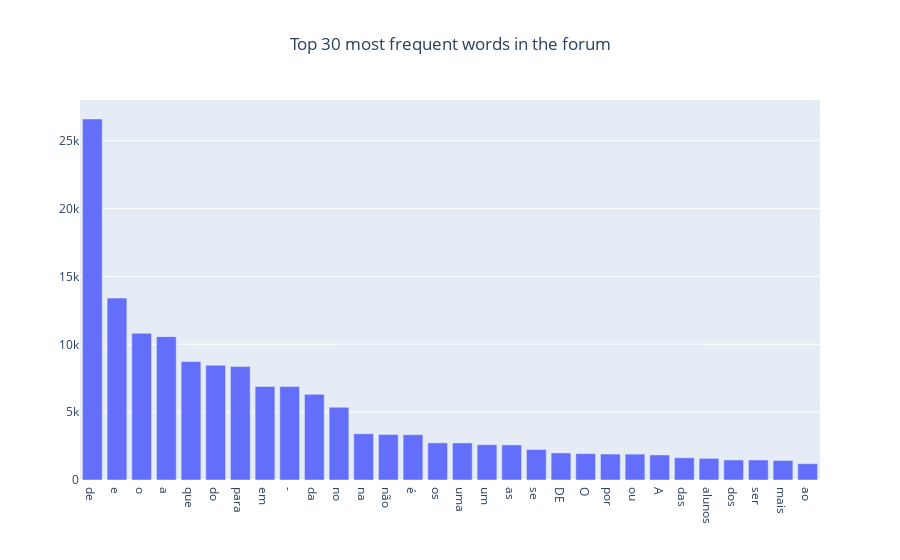
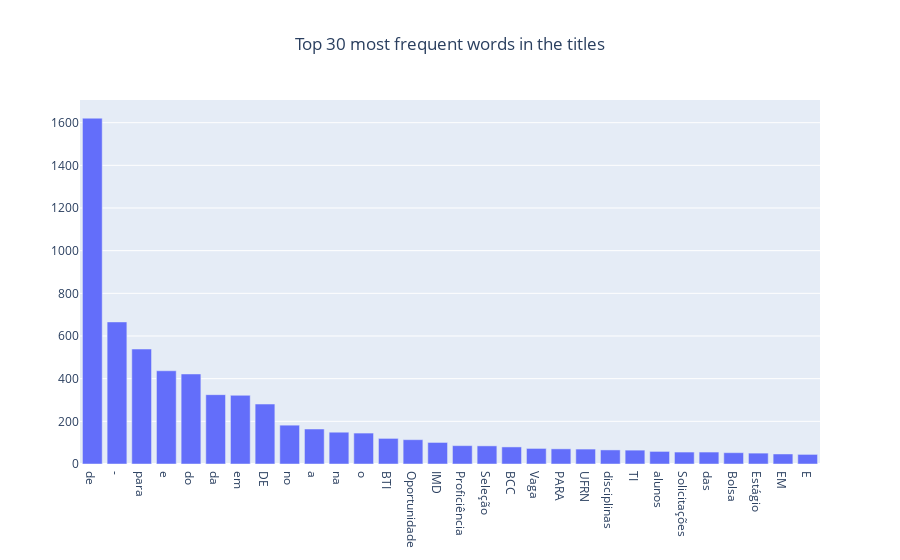
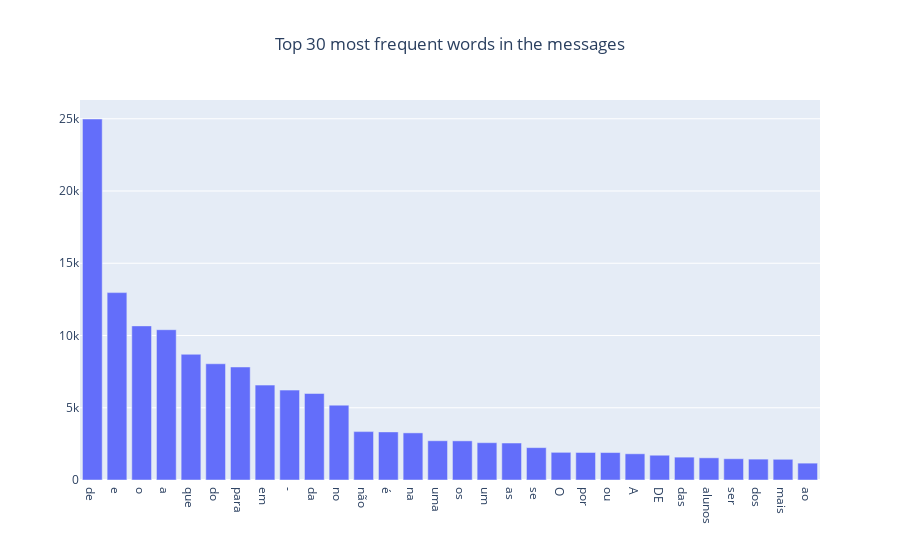

Source (notebook cell) for these figures, in order:
### Markdown cell above
It seems there are some words that appear very frequently in this dataset. Let's get an idea of what they are with Counter.

### Code cell
from collections import Counter
import plotly.graph_objects as go

def plot_histogram_word(text_list, n_most_common=30, title="text"):
    # create a list of words
    words = []
    for txt in text_list:
        words += txt.split()

    # count the number of times each word appears in the text
    word_counts = Counter(words)

    # select the top 30 most frequent words
    word_counts = dict(word_counts.most_common(n_most_common))

    # create a bar chart
    fig = go.Figure([go.Bar(x=list(word_counts.keys()), y=list(word_counts.values()))])
    fig.update_layout(title_text=f'Top {n_most_common} most frequent words in the {title}', title_x=0.5)
    fig.show()

plot_histogram_word(text_clean, 30, 'forum')
plot_histogram_word(titles_clean, 30, 'titles')
plot_histogram_word(content_clean, 30, 'messages')

### Figure 1 — Plotly figure (JSON) as saved in the notebook; plotly's stock layout.template omitted (floating-point values rounded to 4 significant figures)
{"data": [{"type": "bar", "x": ["de", "e", "o", "a", "que", "do", "para", "em", "-", "da", "no", "na", "não", "é", "os", "uma", "um", "as", "se", "DE", "O", "por", "ou", "A", "das", "alunos", "dos", "ser", "mais", "ao"], "y": [26602, 13405, 10811, 10565, 8724, 8464, 8359, 6889, 6884, 6312, 5361, 3409, 3358, 3337, 2736, 2731, 2599, 2584, 2245, 1995, 1943, 1912, 1907, 1848, 1638, 1594, 1477, 1474, 1438, 1198]}], "layout": {"title": {"text": "Top 30 most frequent words in the forum", "x": 0.5}}}

### Figure 2 — Plotly figure (JSON) as saved in the notebook; plotly's stock layout.template omitted (floating-point values rounded to 4 significant figures)
{"data": [{"type": "bar", "x": ["de", "-", "para", "e", "do", "da", "em", "DE", "no", "a", "na", "o", "BTI", "Oportunidade", "IMD", "Proficiência", "Seleção", "BCC", "Vaga", "PARA", "UFRN", "disciplinas", "TI", "alunos", "Solicitações", "das", "Bolsa", "Estágio", "EM", "E"], "y": [1621, 666, 539, 437, 422, 325, 322, 281, 182, 164, 149, 145, 120, 114, 101, 86, 85, 80, 73, 71, 70, 66, 65, 59, 56, 56, 53, 51, 47, 45]}], "layout": {"title": {"text": "Top 30 most frequent words in the titles", "x": 0.5}}}

### Figure 3 — Plotly figure (JSON) as saved in the notebook; plotly's stock layout.template omitted (floating-point values rounded to 4 significant figures)
{"data": [{"type": "bar", "x": ["de", "e", "o", "a", "que", "do", "para", "em", "-", "da", "no", "não", "é", "na", "uma", "os", "um", "as", "se", "O", "por", "ou", "A", "DE", "das", "alunos", "ser", "dos", "mais", "ao"], "y": [24983, 12968, 10666, 10401, 8700, 8043, 7821, 6567, 6220, 5987, 5180, 3348, 3329, 3261, 2716, 2709, 2582, 2559, 2241, 1915, 1905, 1900, 1814, 1714, 1582, 1535, 1471, 1445, 1433, 1167]}], "layout": {"title": {"text": "Top 30 most frequent words in the messages", "x": 0.5}}}
